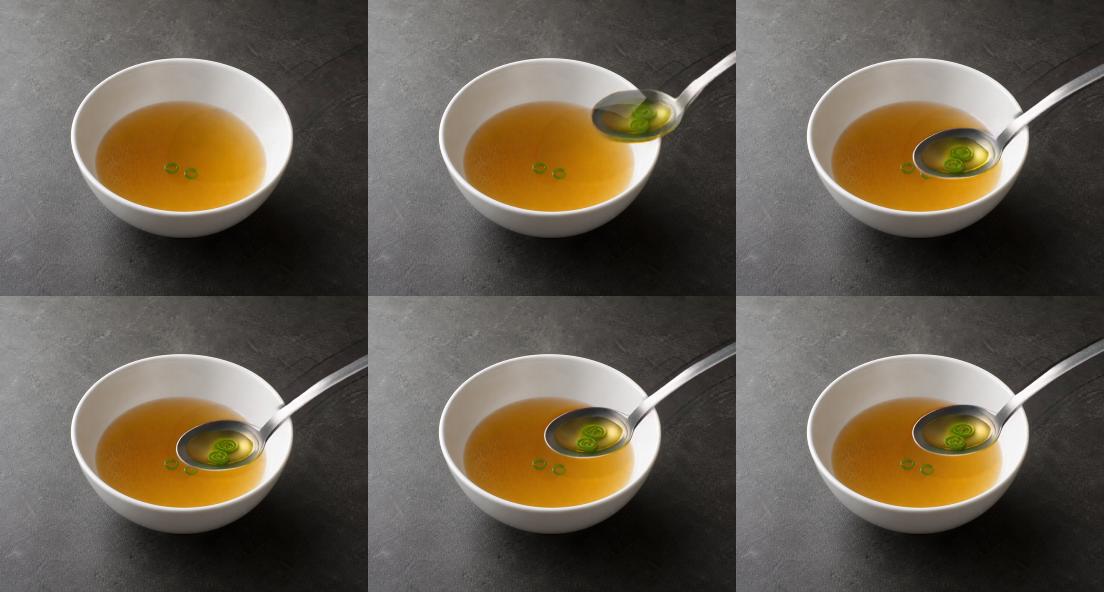
#> input picture artifacts/day11_phase_action_checkpoint_sweep_gp40_retry_v2_20260911T144335Z/clear_broth_spoon_imagegen_pseudo_v1/lora_off_projected_review.png, 2208 x 1184 px, given in place of reference.png, which was not available (shown at 1/2 size)
$ python prepare_legacy_ramen_e2e_case.py
#> lines starting #> are read from the running program, lines starting #| are printed output that depends on the picture; after the words box and inside, x2 and y2 are one past the last pixel; in counts of white or black regions, pixels touching at a corner belong together; pictures that were not available may be replaced by others from this repository, and a replacement may not be noted
#!/usr/bin/env python3
"""Create a same-resolution legacy ramen staging case without claiming SAM output."""
from __future__ import annotations

import hashlib
import json
import shutil
from pathlib import Path

from PIL import Image, ImageDraw


ROOT = Path(__file__).resolve().parents[1]
SOURCE = ROOT / "artifacts/day19_multimaterial_dataset_v3/noodle/reference.png"
OLD_MATERIAL = ROOT / "benchmark/anchors_v1/ramen_chopsticks_001/mask_material.png"
OLD_BITE = ROOT / "benchmark/anchors_v1/ramen_chopsticks_001/mask_hole.png"
EDIT = ROOT / "artifacts/day18_high_lift_swept_support_v1/edit_alpha/udon_chopsticks_imagegen_pseudo_v1.png"
OUTPUT = ROOT / "artifacts/e2e_interaction_v1_case_staging/ramen_chopsticks_001"


def sha256(path: Path) -> str:
    return hashlib.sha256(path.read_bytes()).hexdigest()


def save_mask(source: Path, target: Path, size: tuple[int, int]) -> None:
    with Image.open(source) as image:
        image.convert("L").resize(size, Image.Resampling.NEAREST).save(target)


def main() -> int:
    OUTPUT.mkdir(parents=True, exist_ok=False)
    with Image.open(SOURCE) as image:
#> image is the input picture: PIL image 2208x1184 RGB; mean R, G, B 103.4, 93.9, 80.1
        size = image.size
#> size = (2208, 1184)
    shutil.copy2(SOURCE, OUTPUT / "01_input.png")
    save_mask(OLD_MATERIAL, OUTPUT / "food_mask.png", size)
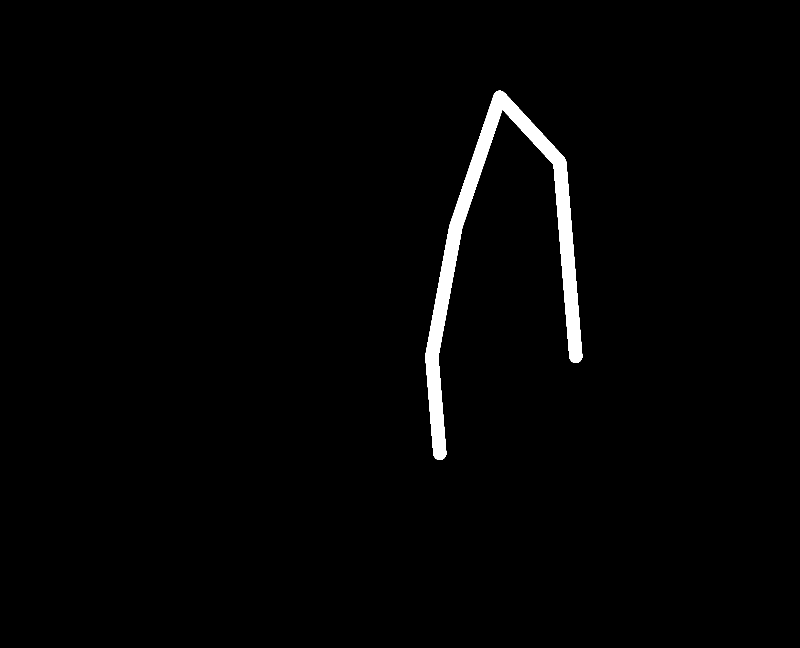
#> input picture benchmark/anchors_v1/ramen_chopsticks_001/mask_material.png, 2400 x 1944 px (shown at 1/3 size)
#> in save_mask, image is the input picture: PIL image 2400x1944 L; 1.7% white; 1 white region, box (x1, y1, x2, y2) and area: (1276, 272, 1747, 1380) 77216
#> in save_mask, `image.convert("L").resize(size, Image.Resampling.NEAREST).save(target)`:
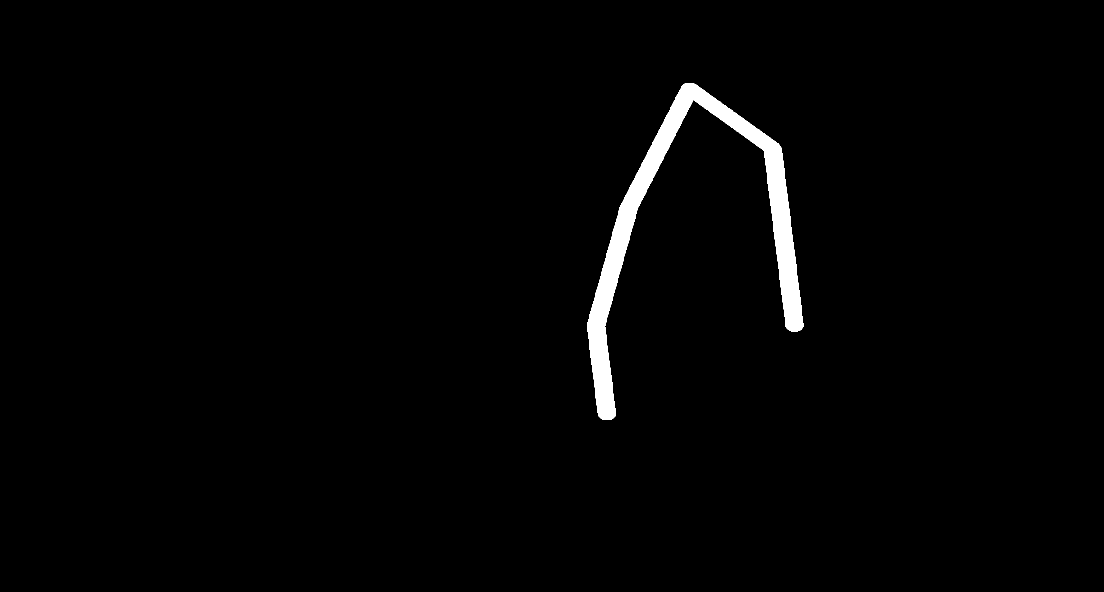
#> saved as food_mask.png: PIL image 2208x1184 L (shown at 1/2 size); 1.7% white; 1 white region, box (x1, y1, x2, y2) and area: (1174, 166, 1607, 840) 43250
    save_mask(OLD_BITE, OUTPUT / "bite_mask.png", size)
#> call 2 of save_mask, with size = (2208, 1184)
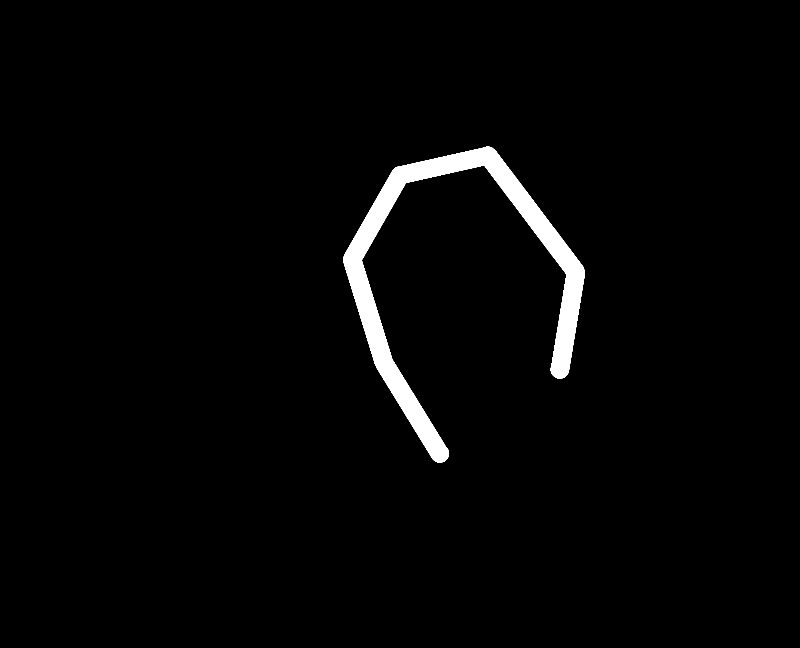
#> input picture benchmark/anchors_v1/ramen_chopsticks_001/mask_hole.png, 2400 x 1944 px (shown at 1/3 size)
#> in save_mask, image is the input picture: PIL image 2400x1944 L; 2.3% white; 1 white region, box (x1, y1, x2, y2) and area: (1030, 440, 1755, 1388) 106911
#> in save_mask (call 2), `image.convert("L").resize(size, Image.Resampling.NEAREST).save(target)`:
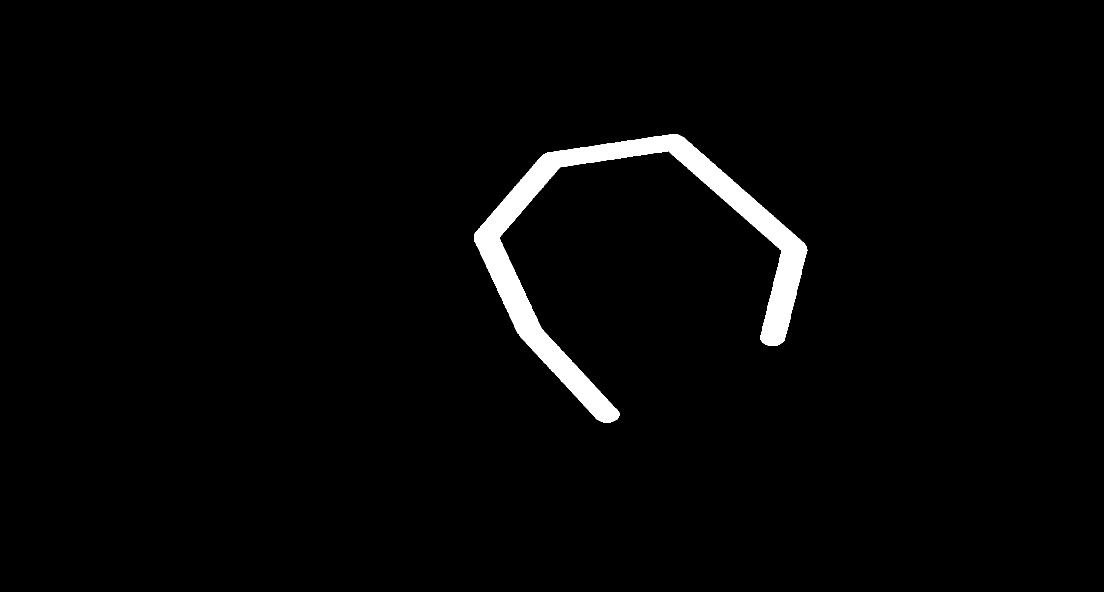
#> saved as bite_mask.png: PIL image 2208x1184 L (shown at 1/2 size); 2.3% white; 1 white region, box (x1, y1, x2, y2) and area: (948, 268, 1615, 845) 59895
    shutil.copy2(EDIT, OUTPUT / "allowed_edit_region.png")

    # A coarse manually parameterized bowl interior mask for interface staging.
    # It is explicitly not presented as SAM output or an evaluation annotation.
    container = Image.new("L", size, 0)
#> container: PIL image 2208x1184 L; every value is 0
    draw = ImageDraw.Draw(container)
    width, height = size
#> width = 2208; height = 1184
    draw.ellipse((0.135 * width, 0.105 * height, 0.865 * width, 0.94 * height), fill=255)
    container.save(OUTPUT / "container_mask.png")
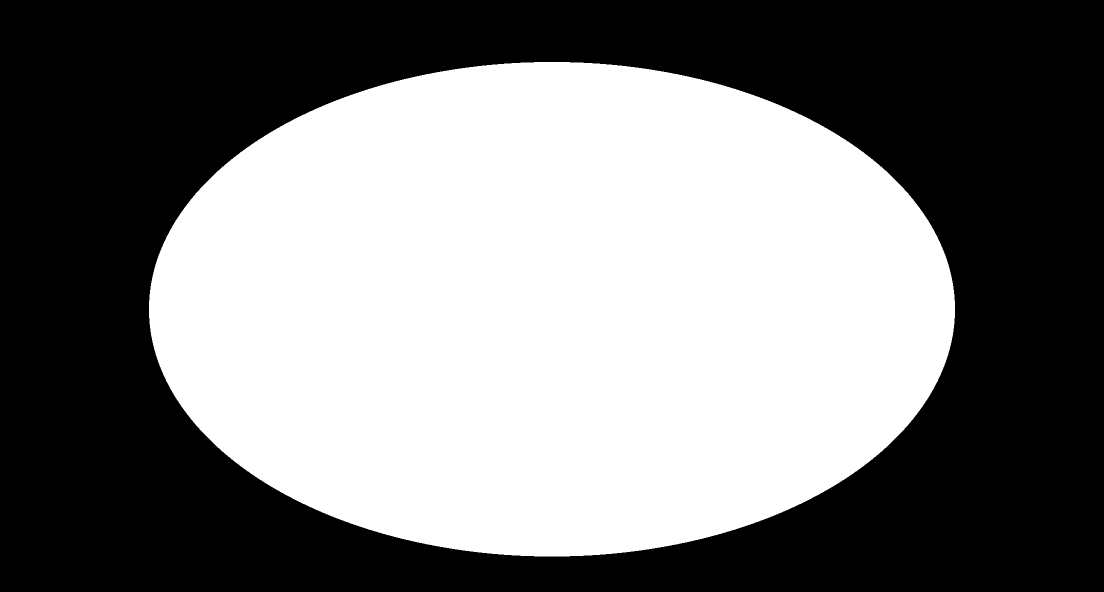
#> saved as container_mask.png: PIL image 2208x1184 L (shown at 1/2 size); 47.9% white; 1 white region, box (x1, y1, x2, y2) and area: (298, 124, 1910, 1113) 1251988

    names = ["01_input.png", "food_mask.png", "bite_mask.png", "container_mask.png", "allowed_edit_region.png"]
    manifest = {
        "schema_version": "foodstateedit.e2e_staging_case.v1",
        "case_id": "ramen_chopsticks_001",
        "size_wh": list(size),
        "annotation_method": "legacy_masks_resized_plus_manual_container_ellipse",
        "eligible_for_formal_sam_comparison": False,
        "purpose": "interface smoke only; replace with shared SAM/manual annotation before development evaluation",
#> (the run stopped early here; a loop or call above may not have finished)
